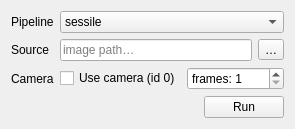
<?xml version="1.0" encoding="UTF-8"?>
<ui version="4.0">
 <class>RunPanel</class>
 <widget class="QWidget" name="RunPanel">
  <property name="windowTitle"><string>Run</string></property>
  <layout class="QVBoxLayout" name="verticalLayout">
   <item>
    <layout class="QFormLayout" name="formLayout">
     <item row="0" column="0"><widget class="QLabel" name="pipelineLabel"><property name="text"><string>Pipeline</string></property></widget></item>
     <item row="0" column="1">
      <widget class="QComboBox" name="pipelineCombo">
       <item><property name="text"><string>sessile</string></property></item>
       <item><property name="text"><string>oscillating</string></property></item>
       <item><property name="text"><string>capillary_rise</string></property></item>
       <item><property name="text"><string>pendant</string></property></item>
       <item><property name="text"><string>captive_bubble</string></property></item>
      </widget>
     </item>

     <item row="1" column="0"><widget class="QLabel" name="sourceLabel"><property name="text"><string>Source</string></property></widget></item>
     <item row="1" column="1">
      <layout class="QHBoxLayout" name="sourceLayout">
       <item><widget class="QLineEdit" name="imagePathEdit"><property name="placeholderText"><string>image path…</string></property></widget></item>
       <item><widget class="QToolButton" name="browseButton"><property name="text"><string>…</string></property></widget></item>
      </layout>
     </item>

     <item row="2" column="0"><widget class="QLabel" name="cameraLabel"><property name="text"><string>Camera</string></property></widget></item>
     <item row="2" column="1">
      <layout class="QHBoxLayout" name="cameraLayout">
       <item><widget class="QCheckBox" name="cameraCheck"><property name="text"><string>Use camera (id 0)</string></property></widget></item>
       <item><widget class="QSpinBox" name="framesSpin"><property name="minimum"><number>1</number></property><property name="maximum"><number>9999</number></property><property name="value"><number>1</number></property><property name="prefix"><string>frames: </string></property></widget></item>
      </layout>
     </item>
    </layout>
   </item>

   <item>
    <layout class="QHBoxLayout" name="runLayout">
     <item><spacer name="spacer"><property name="orientation"><enum>Qt::Horizontal</enum></property><property name="sizeHint" stdset="0"><size><width>40</width><height>20</height></size></property></spacer></item>
     <item><widget class="QPushButton" name="runButton"><property name="text"><string>Run</string></property></widget></item>
    </layout>
   </item>
  </layout>
 </widget>
 <resources/>
 <connections/>
</ui>
